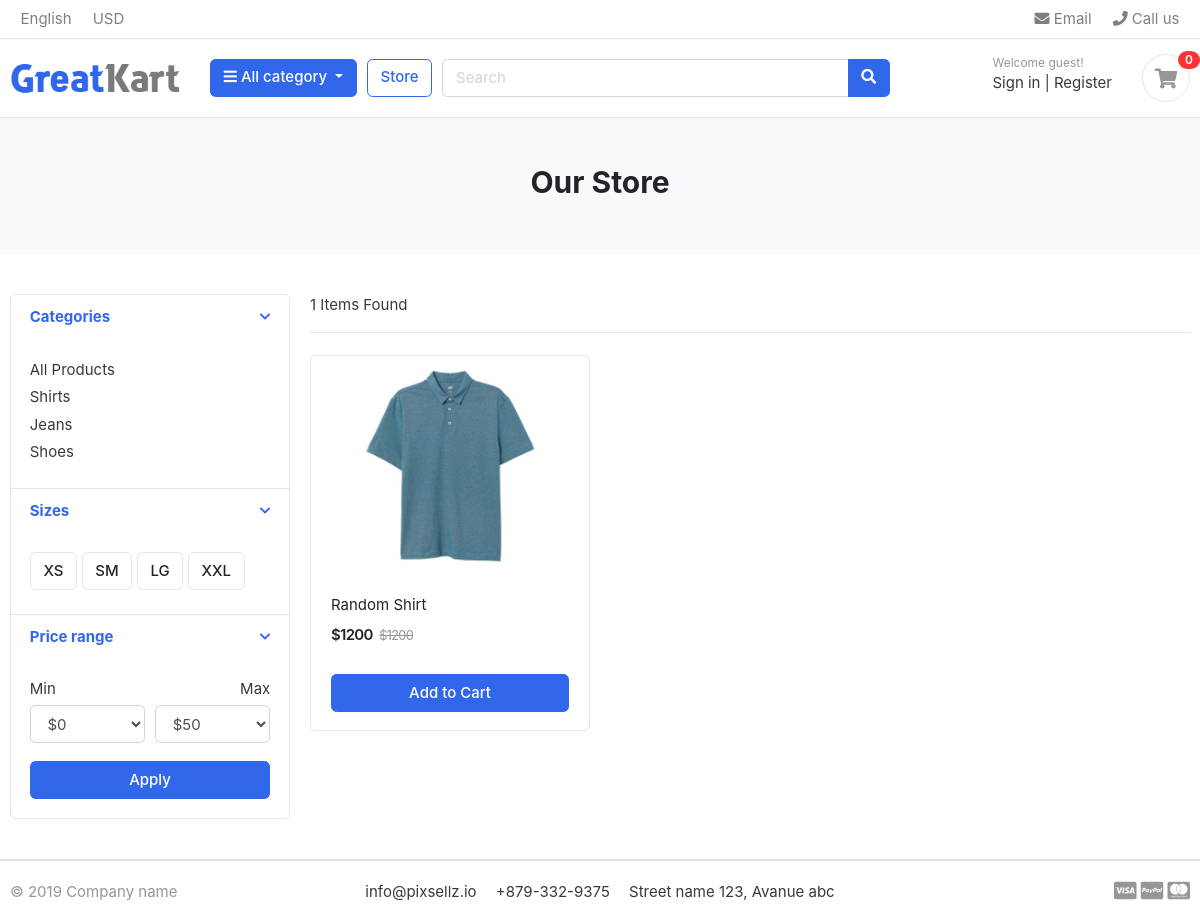
The app's page /store/category/shirts with its own data.
### category/models.py (models this page shows, shortened)
class Category(models.Model):
    category_name = models.CharField(max_length=100)
    slug = models.SlugField(max_length=100,unique=True, blank=True, null=True)
    description = models.TextField(max_length=500, blank=True, null=True)
    cat_image = models.ImageField(upload_to='images/categories',blank=True,default='default.jpg')
    class Meta:
        verbose_name = 'Category'
        verbose_name_plural = 'Categories'
    def get_url(self):
        return reverse('products_by_category', args=[self.slug])

### store/models.py (models this page shows, shortened)
class Product(models.Model):
    product_name = models.CharField(max_length=100,unique=True)
    slug =  models.SlugField(max_length=100,unique=True)
    description = models.TextField(max_length=100,blank=True,null=True)
    price = models.IntegerField()
    images = models.ImageField(upload_to='images/product')
    stock = models.IntegerField()
    is_available = models.BooleanField(default=True)
    category = models.ForeignKey(Category, on_delete=models.CASCADE)
    created_date = models.DateTimeField(auto_now_add=True)
    modified_date = models.DateTimeField(auto_now=True)
    def get_url(self):
        return reverse('product_detail',args=[self.category.slug,self.slug])

### store/views.py (the view)
# urls.py: path('store/',include('store.urls')),
def store(request,category_slug=None):
    categories = None
    products = None
    if category_slug != None:
        categories = get_object_or_404(Category,slug=category_slug)
        products = Product.objects.filter(category=categories,is_available=True).order_by('id')
        paginator = Paginator(products,1)
        page = request.GET.get('page')
        paged_products = paginator.get_page(page)
        products_count = products.count()
    else:
        products = Product.objects.all().filter(is_available=True).order_by('id')
        paginator = Paginator(products,1)
        page = request.GET.get('page')
        paged_products = paginator.get_page(page)
        products_count = products.count()
    context = {
        'products':paged_products,
        'product_count':products_count
    }
    return render(request,'store/store.html',context)

### cart/context_processor.py (called while the page is built)
def counter(request):
    cart_count=0
    if 'admin' in request.path:
        return {}
    else:
        try:
            cart = Cart.objects.filter(cart_id=_cart_id(request))
            cart_items = CartItem.objects.all().filter(cart=cart[:1])
            for cart_item in cart_items:
                cart_count += cart_item.quantity
        except Cart.DoesNotExist:
            cart_count = 0
    return dict(cart_count=cart_count)

### cart/views.py (called while the page is built)
def _cart_id(request):
    cart = request.session.session_key
    if not cart:
        cart=request.session.create()
    return cart

### category/context_processor.py (called while the page is built)
def menu_links(request):
    links = Category.objects.all()
    return dict(links=links)

### templates/store/store.html (shortened to what this page needs)
{% extends 'base.html' %}
{% load static %}
{% block content %}
<section class="section-pagetop bg">
    <div class="container">
        {% if 'search' in request.path %}
        <h2 class="title-page text-center" >Search Result for {{keyword}} </h2>
        {%else%}
        <h2 class="title-page text-center">Our Store</h2>
        {% endif %}
    </div>
    </section>
<section class="section-content padding-y">
    <div class="container">
    <div class="row">
        <aside class="col-md-3">
    <div class="card">
        <article class="filter-group">
            <header class="card-header">
                <a href="#" data-toggle="collapse" data-target="#collapse_1" aria-expanded="true" class="">
                    <i class="icon-control fa fa-chevron-down"></i>
                    <h6 class="title">Categories</h6>
                </a>
            </header>
            <div class="filter-content collapse show" id="collapse_1" style="">
                <div class="card-body">
                    <ul class="list-menu">
                    <li><a href="{% url 'store' %}">All Products</a></li>
                    {% for category in links %}
                    <li><a href="{{ category.get_url }}">{{ category.category_name }}</a></li>
                    {% endfor %}
                    </ul>
                </div>
            </div>
        </article>
        <article class="filter-group">
            <header class="card-header">
                <a href="#" data-toggle="collapse" data-target="#collapse_4" aria-expanded="true" class="">
                    <i class="icon-control fa fa-chevron-down"></i>
                    <h6 class="title">Sizes </h6>
                </a>
            </header>
            <div class="filter-content collapse show" id="collapse_4" style="">
                <div class="card-body">
                  <label class="checkbox-btn">
                    <span class="btn btn-light"> XS </span>
                  </label>
                  <label class="checkbox-btn">
                    <span class="btn btn-light"> SM </span>
                  </label>
                  <label class="checkbox-btn">
                    <span class="btn btn-light"> LG </span>
                  </label>
                  <label class="checkbox-btn">
                    <span class="btn btn-light"> XXL </span>
                  </label>
            </div>
            </div>
        </article>
        <article class="filter-group">
            <header class="card-header">
                <a href="#" data-toggle="collapse" data-target="#collapse_3" aria-expanded="true" class="">
                    <i class="icon-control fa fa-chevron-down"></i>
                    <h6 class="title">Price range </h6>
                </a>
            </header>
            <div class="filter-content collapse show" id="collapse_3" style = "">
                <div class="card-body">
                    <div class="form-row">
                    <div class="form-group col-md-6">
                      <label>Min</label>
                          <select class="mr-2 form-control">
                            <option value="0">$0</option>
                        </select>
                    </div>
                    <div class="form-group text-right col-md-6">
                      <label>Max</label>
                          <select class="mr-2 form-control">
                            <option value="50">$50</option>
                        </select>
                    </div>
                    </div>
                    <button class="btn btn-block btn-primary">Apply</button>
                </div>
            </div>
        </article>
    </div>
        </aside>
        <main class="col-md-9">
    <header class="border-bottom mb-4 pb-3">
            <div class="form-inline">
                <span class="mr-md-auto">{{product_count}} Items Found </span>
            </div>
    </header>
    <div class="row">
        {% if products %}
        {% for product in products %}
        <div class="col-md-4">
            <figure class="card card-product-grid">
                <div class="img-wrap">
                    <a href="{{product.get_url}}"><img src="{{product.images.url}}"></a>
                </div>
                <figcaption class="info-wrap">
                    <div class="fix-height">
                        <a href="{{product.get_url}}" class="title">{{product.product_name}}</a>
                        <div class="price-wrap mt-2">
                            <span class="price">${{product.price}}</span>
                            <del class="price-old">${{product.price}}</del>
                        </div>
                    </div>
                    {% if product.stock == 0 %}
                    <h5 class='text-danger text-center'> Out of Stock </h5>
                    <a href="{{product.get_url}}" class="btn btn-block btn-primary">View Details </a>
                    {% else %}
                    <a href="{{product.get_url}}" class="btn btn-block btn-primary">Add to Cart </a>
                    {% endif %}
                </figcaption>
            </figure>
        </div>
        {% endfor %}
        {% else %}
        <h2>No Search Result Found</h2>
        {% endif %}
    </div>
        </main>
    </div>
    </div>
    </section>
{% endblock %}

### STATIC/css/ui.css (style rules this page uses)
html { font-family: "Inter", sans-serif; font-size: 15px; }
.img-wrap { text-align: center; display: block; }
.img-wrap img { max-width: 100%; }
.price-wrap { letter-spacing: -0.7px; }
.padding-y { padding-top: 40px; padding-bottom: 40px; }
figure { margin-bottom: 0; }
article:after, .form-group:after { display: block; clear: both; content: ""; }
.bg { background-color: #f8f9fa; }
.title-page { color: #212529; }
.btn-light { background-color: #fff; border-color: #e4e4e4; }
[class*=list-] li:after { visibility: hidden; display: block; content: ""; overflow: hidden; height: 0; clear: both; }
.list-menu { list-style: none; margin: 0; padding-left: 0; }
.list-menu li { margin-bottom: 5px; }
.list-menu a { color: #343a40; }
[class*=card-product] a.title { color: #212529; display: block; }
[class*=card-product] .img-wrap { overflow: hidden; position: relative; }
[class*=card-product] .img-wrap img { height: 100%; max-width: 100%; width: auto; display: inline-block; -o-object-fit: cover; object-fit: cover; }
.card-product-grid { margin-bottom: 20px; }
.card-product-grid .img-wrap { border-radius: 0.2rem 0.2rem 0 0; height: 220px; }
.card-product-grid .info-wrap { overflow: hidden; padding: 18px 20px; }
.card-product-grid .fix-height { height: 80px; overflow: hidden; }
.card .img-wrap { overflow: hidden; }
.price { font-weight: 600; color: #212529; }
.price-old { color: #969696; margin-left: 3px; font-size: 85%; }
.icon-control { margin-top: 5px; float: right; font-size: 80%; }
.card-header .title { margin-bottom: 0; line-height: 1.5; }
.filter-group { border-bottom: 1px solid #e4e4e4; }
.filter-group .card-header { border-bottom: 0; }
.filter-group:last-child { border-bottom: 0; }
.checkbox-btn { position: relative; }
.section-pagetop { padding: 45px 0; }

### records on screen
Category: category_name "Shirts"
Category: category_name "Jeans"
Category: category_name "Shoes"
Product: images (picture), product_name "Random Shirt", price "1200"

### other values on screen
{{ cart_count }} "0"
{{ product_count }} "1"
